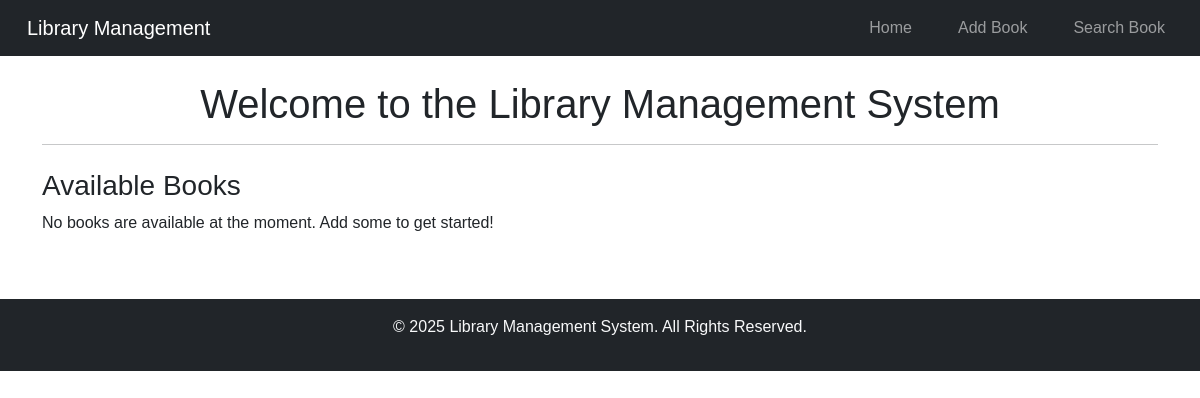
Before: / with the older database file.
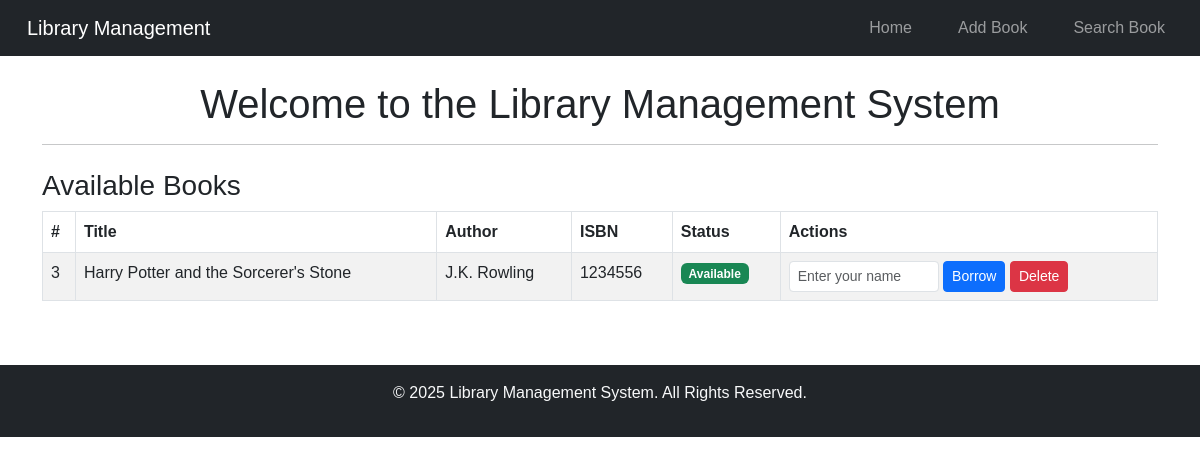
After: the same page with the newer database file.
### tables this page shows
CREATE TABLE books (
                    id INTEGER PRIMARY KEY AUTOINCREMENT,
                    title TEXT NOT NULL,
                    author TEXT NOT NULL,
                    isbn TEXT NOT NULL UNIQUE,
                    available INTEGER DEFAULT 1,
                    borrowed_by TEXT
                );

### app.py (the view)
@app.route('/')
def index():
    books = db.get_all_books()  # Fetch all books from the database
    return render_template('index.html', books=books)

### database.py (called while the page is built)
    def connect(self):
        return sqlite3.connect(self.db_name)

    def get_all_books(self):
        with self.connect() as conn:
            cursor = conn.cursor()
            cursor.execute('SELECT * FROM books')
            return cursor.fetchall()

### templates/index.html
{% extends "base.html" %}
{% block content %}
<h1 class="text-center">Welcome to the Library Management System</h1>
<hr>
<div class="row mt-4">
    <div class="col-md-12">
        <h3>Available Books</h3>
        {% if books %}
        <table class="table table-striped table-bordered">
            <thead>
                <tr>
                    <th>#</th>
                    <th>Title</th>
                    <th>Author</th>
                    <th>ISBN</th>
                    <th>Status</th>
                    <th>Actions</th>
                </tr>
            </thead>
            <tbody>
                {% for book in books %}
                <tr>
                    <td>{{ book[0] }}</td>
                    <td>{{ book[1] }}</td>
                    <td>{{ book[2] }}</td>
                    <td>{{ book[3] }}</td>
                    <td>
                        {% if book[4] == 1 %}
                        <span class="badge bg-success">Available</span>
                        {% else %}
                        <span class="badge bg-danger">Borrowed by {{ book[5] }}</span>
                        {% endif %}
                    </td>
                    <td>
                        {% if book[4] == 1 %}
                        <form method="POST" action="{{ url_for('borrow_book', book_id=book[0]) }}" style="display:inline;">
                            <input type="text" name="user" placeholder="Enter your name" required class="form-control form-control-sm d-inline" style="width: 150px;">
                            <button type="submit" class="btn btn-primary btn-sm">Borrow</button>
                        </form>
                        {% else %}
                        <form method="POST" action="{{ url_for('return_book', book_id=book[0]) }}" style="display:inline;">
                            <button type="submit" class="btn btn-warning btn-sm">Return</button>
                        </form>
                        {% endif %}
                        <a href="{{ url_for('delete_book', book_id=book[0]) }}" class="btn btn-danger btn-sm">Delete</a>
                    </td>
                </tr>
                {% endfor %}
            </tbody>
        </table>
        {% else %}
        <p>No books are available at the moment. Add some to get started!</p>
        {% endif %}
    </div>
</div>
{% endblock %}

### templates/base.html (shortened to what this page needs)
<!DOCTYPE html>
<html lang="en">
<head>
    <link href="https://cdn.jsdelivr.net/npm/bootstrap@5.3.0-alpha1/dist/css/bootstrap.min.css" rel="stylesheet">
    <link rel="stylesheet" href="{{ url_for('static', filename='styles.css') }}">
</head>
<body>
    <nav class="navbar navbar-expand-lg navbar-dark bg-dark">
        <div class="container-fluid">
            <a class="navbar-brand" href="{{ url_for('index') }}">Library Management</a>
            <div class="collapse navbar-collapse" id="navbarNav">
                <ul class="navbar-nav ms-auto">
                    <li class="nav-item">
                        <a class="nav-link" href="{{ url_for('index') }}">Home</a>
                    </li>
                    <li class="nav-item">
                        <a class="nav-link" href="{{ url_for('add_book') }}">Add Book</a>
                    </li>
                    <li class="nav-item">
                        <a class="nav-link" href="{{ url_for('search_book') }}">Search Book</a>
                    </li>
                </ul>
            </div>
        </div>
    </nav>
    <div class="container mt-4">
        {% block content %}
        {% endblock %}
    </div>
    <footer class="bg-dark text-light text-center py-3 mt-5">
        <div class="container">
            <p>&copy; 2025 Library Management System. All Rights Reserved.</p>
        </div>
    </footer>
</body>
</html>

### static/styles.css (style rules this page uses)
body { font-family: Arial, sans-serif; margin: 0; padding: 0; }
nav { background-color: #333; padding: 10px; }
nav a { color: white; text-decoration: none; margin: 0 15px; }

Changed rows visible on the page:
added books: id "3", title "Harry Potter and the Sorcerer's Stone", author "J.K. Rowling", isbn "1234556", available "Available"
Other visible differences:
text no longer shown: "No books are available at the moment. Add some to get started!"
text now shown: "# Title Author ISBN Status Actions"
